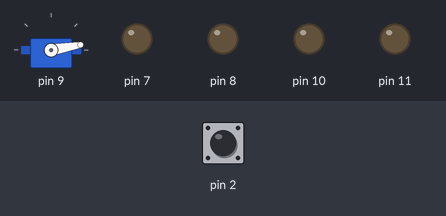
Simulated run of this sketch. Board: Arduino Uno, built with avr-gcc and run on an emulated ATmega328P. Parts: servo, output pins drawn as LEDs (lit = HIGH). The test bench sets the inputs (shaded band); at power-on: pin 2 HIGH.

Above: at 2.8 s.
2.9 s: pin 2 pulled LOW for 1.2 s
At 3.45 s:
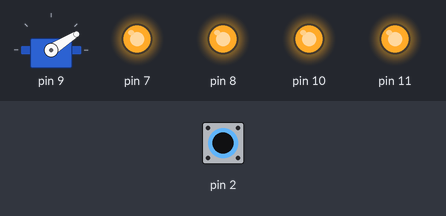
At 5.6 s:
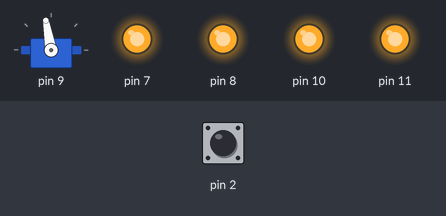
9.1 s: pin 2 pulled LOW for 3.2 s
At 9.8 s:
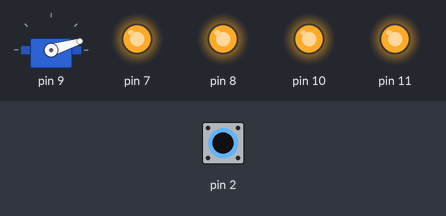
Timing chart, 0 to 15.8 s (numbered marks = the images above; inputs shaded):
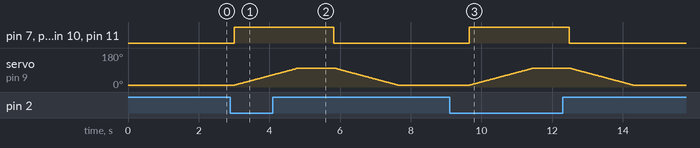

The sketch:

OvkHalvBomManTest.ino
```cpp
// (licence header left out)
#include <Servo.h>
// Opsætning af konstanter og specifikationer

// Arduino pins
struct {
  const byte ManuelKnap = 2;
  const byte OUSignAB = 7;
  const byte OUSignBA = 8;
  const byte Vejbom = 9;
  const byte VejKlokker = 10;
  const byte VejLys = 11;
} ardPin;

// Manuel knap
  int manButtonValue = 0;
  boolean wasHigh = false;

// Servomotor
Servo servoMotor;
const int StartAngle = 10;
const int EndAngle = 100;
const int AnglePmsek = 20;
int pos = StartAngle;    // variabel til servo position

void setup() {
  // put your setup code here, to run once:
  pinMode(ardPin.ManuelKnap, INPUT_PULLUP);
  pinMode(ardPin.OUSignAB, OUTPUT);
  pinMode(ardPin.OUSignBA, OUTPUT);
  servoMotor.attach(ardPin.Vejbom);
  servoMotor.write(pos);
  pinMode(ardPin.VejKlokker, OUTPUT);
  pinMode(ardPin.VejLys, OUTPUT);
}

void loop() {
  // put your main code here, to run repeatedly:
  manButtonValue = digitalRead(ardPin.ManuelKnap);
  if (manButtonValue == LOW) {
    digitalWrite(ardPin.OUSignAB, HIGH);
    digitalWrite(ardPin.OUSignBA, HIGH);
    digitalWrite(ardPin.VejKlokker, HIGH);
    digitalWrite(ardPin.VejLys, HIGH);
    for (pos = StartAngle; pos <= EndAngle; pos += 1) {
      servoMotor.write(pos);
      delay(AnglePmsek);
    }
    wasHigh = true;
  }
  delay(1000);
  if (wasHigh == true) {
    digitalWrite(ardPin.OUSignAB, LOW);
    digitalWrite(ardPin.OUSignBA, LOW);
    digitalWrite(ardPin.VejKlokker, LOW);
    digitalWrite(ardPin.VejLys, LOW);
    for (pos = EndAngle; pos >= StartAngle; pos -= 1) {
      servoMotor.write(pos);
      delay(AnglePmsek);
    }
    wasHigh = false;
  }
}
```

Measured:
- after the input at 2.9 s, pin 7, pin 8, pin 10, pin 11: LOW → HIGH after 0.10 s, → LOW 2.8 s later; servo on pin 9: rises from 10° to 100° in 1.8 s, then falls to 10° in 2.8 s
- after the input at 9.1 s, pin 7, pin 8, pin 10, pin 11: LOW → HIGH after 0.55 s, → LOW 2.8 s later; servo on pin 9: rises from 10° to 100° in 1.8 s, then falls to 10° in 2.8 s
